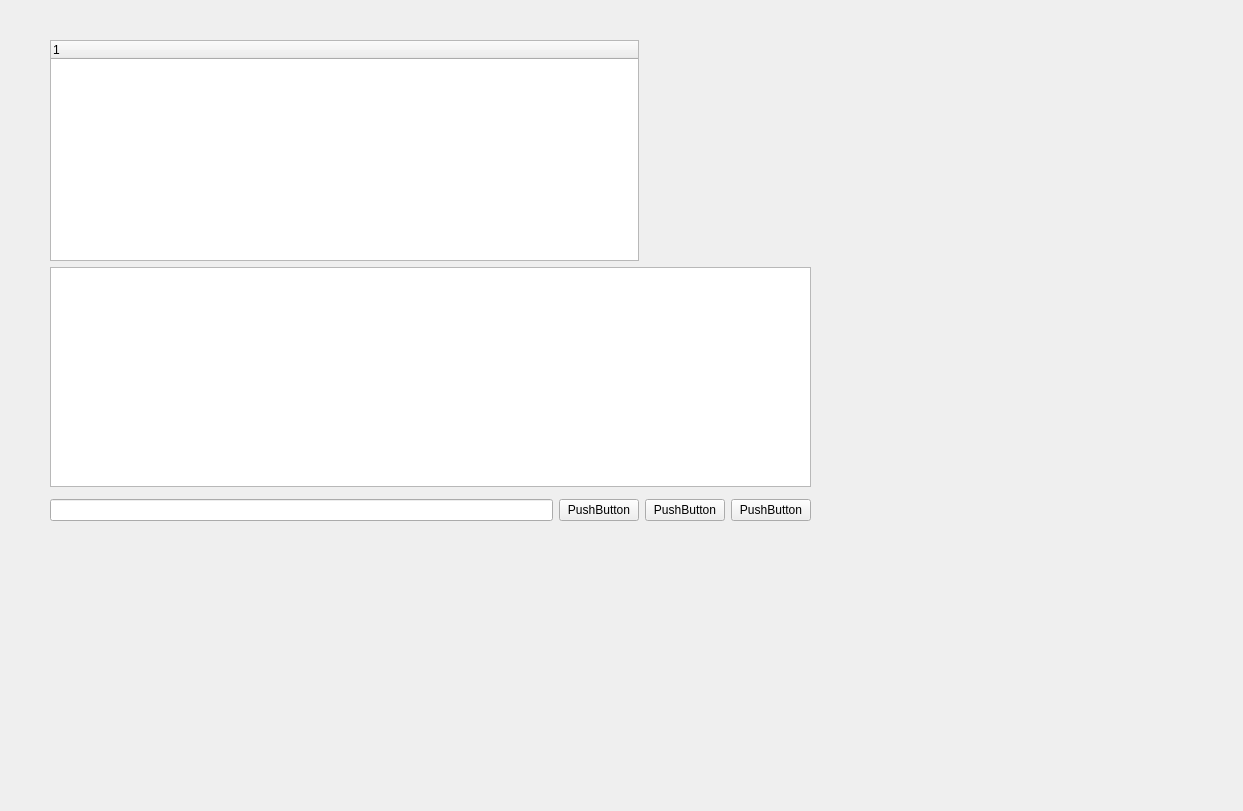
<?xml version="1.0" encoding="UTF-8"?>
<ui version="4.0">
 <class>FormPagePregame</class>
 <widget class="QWidget" name="FormPagePregame">
  <property name="geometry">
   <rect>
    <x>0</x>
    <y>0</y>
    <width>1243</width>
    <height>811</height>
   </rect>
  </property>
  <property name="windowTitle">
   <string>Form</string>
  </property>
  <widget class="QWidget" name="gridLayoutWidget">
   <property name="geometry">
    <rect>
     <x>50</x>
     <y>40</y>
     <width>761</width>
     <height>481</height>
    </rect>
   </property>
   <layout class="QGridLayout" name="gridLayout">
    <item row="3" column="0">
     <widget class="chat_input" name="chat_line"/>
    </item>
    <item row="3" column="1">
     <widget class="QPushButton" name="bdisc">
      <property name="text">
       <string>PushButton</string>
      </property>
     </widget>
    </item>
    <item row="3" column="2">
     <widget class="QPushButton" name="bops">
      <property name="text">
       <string>PushButton</string>
      </property>
     </widget>
    </item>
    <item row="3" column="3">
     <widget class="QPushButton" name="bstart">
      <property name="text">
       <string>PushButton</string>
      </property>
     </widget>
    </item>
    <item row="2" column="0" colspan="2">
     <widget class="pregamevote" name="pre_vote" native="true"/>
    </item>
    <item row="0" column="0" colspan="2">
     <widget class="QTreeWidget" name="start_players_tree">
      <property name="contextMenuPolicy">
       <enum>Qt::CustomContextMenu</enum>
      </property>
      <property name="editTriggers">
       <set>QAbstractItemView::NoEditTriggers</set>
      </property>
      <property name="selectionMode">
       <enum>QAbstractItemView::ExtendedSelection</enum>
      </property>
      <property name="rootIsDecorated">
       <bool>false</bool>
      </property>
      <column>
       <property name="text">
        <string notr="true">1</string>
       </property>
      </column>
     </widget>
    </item>
    <item row="0" column="2" colspan="2">
     <widget class="pregame_options" name="pr_options" native="true"/>
    </item>
    <item row="1" column="0" colspan="4">
     <widget class="QTextEdit" name="output_window">
      <property name="readOnly">
       <bool>true</bool>
      </property>
     </widget>
    </item>
   </layout>
  </widget>
 </widget>
 <customwidgets>
  <customwidget>
   <class>pregame_options</class>
   <extends>QWidget</extends>
   <header>pregameoptions.h</header>
   <container>1</container>
  </customwidget>
  <customwidget>
   <class>chat_input</class>
   <extends>QLineEdit</extends>
   <header>chatline.h</header>
  </customwidget>
  <customwidget>
   <class>pregamevote</class>
   <extends>QWidget</extends>
   <header>voteinfo_bar.h</header>
   <container>1</container>
  </customwidget>
 </customwidgets>
 <resources/>
 <connections/>
</ui>
